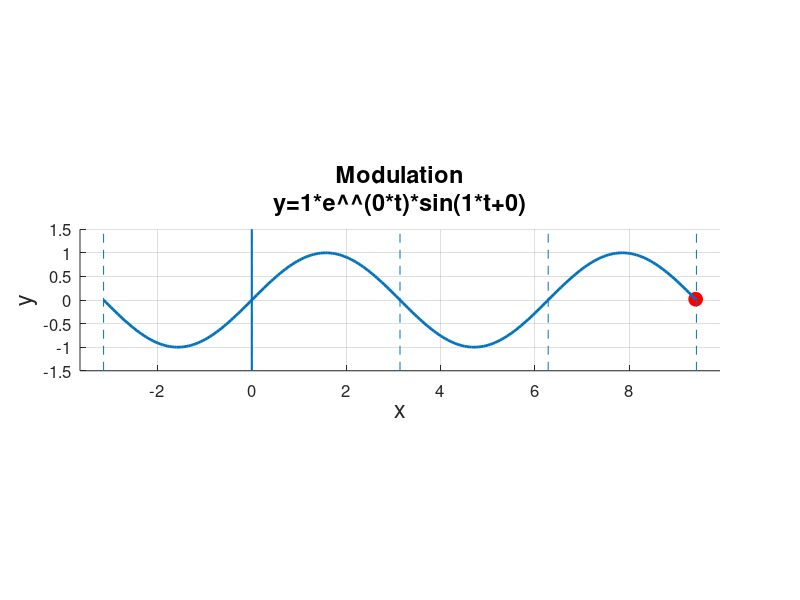

The MATLAB script that drew this image:
%-------dialog box asking user for input-----------
input = inputdlg ({"Amplitude", "Frequency", "Phase","Dampening Coefficient (best if <0.5)"},...
"Non-Harmonic Oscillation",[1,25;1,25;1,25;1,25],{"1", "1", "0","0"});   %getting user imput
A=str2double(input{1});                                     %amplitude converted from user input
w=str2double(input{2});                                     %frequency converted from user input
fi=str2double(input{3});                                    %phase converted from user input
d=str2double(input{4});                                     %coefficient converted from user input

%-----------preparing window----------------------------
figure('units','norm','position',[.1 .1 .8 .7],'color',[.9 .9 .9],...
       'name', "Harmonic Oscillation");                               %Creating Window
a = axes('position',[.1 .1 .8 .8],'color',[1 1 1],'fontsize',[12]);             %Creating Axis
dtxt = [ num2str(d) ];
txt = [ "Modulation\ny=" num2str(A) "*e^^(" dtxt "*t)*sin("...
         num2str(w) "*t+" num2str(fi) ")"];  %preparing title string
a : title (txt,'fontsize',[17]);                                                %titleing diagram
a : ylabel ("y",'fontsize',[17]);                                               %labeling y axis
a : xlabel ("x",'fontsize',[17]);                                               %labeling x axis
grid on;                                                                        %turing on the grid in coordinate system
drawnow;                                                                        %drawing the system

%---------------changeable variables---------------------
i=.05;                                %interval of loop
nplus=1.5;                            %number of oscillations in positive x direction
nneg=.5;                              %number of oscillations in negative x direction

%----------calculating limits of coodinate system--------
lxp=nplus*2*pi;                       %x-limit positive
lxn=-nneg*2*pi;                       %x-limit negative
lyp=A*e^(-d*lxn)+.5;                  %y-limit positive
lyn=-A*e^(-d*lxn)-.5;                 %y-limit negative
axis('equal',[lxn-.5 lxp+.5 lyn lyp]) %preparing coordinate system limits
drawnow;                              %drawing the prepared system

%---------------initializing variables-------------------
t=0;                                  %time (==x)
y=0;                                  %y, the elongation                         
t1=lxn;                               %additional t variable
y1=0;                                 %additional y variable                
n=0;                                  %initializing n

%-------------creating ball for function-----------------
h_Ball=line(lxn,0,'marker','o','markersize',[10],'color',...
            [1 0 0],'markerfacecolor',[1 0 0]);   %creating the ball
drawnow;       %drawing the ball initially

%--------drawing lines indicating segments of legnth pi--------
for limit=lxn:pi:lxp;
  
  line([limit limit],[lyn lyp],'linewidth', [.7],'linestyle','--');
  
endfor;

line([0 0],[lyn lyp],'linewidth', [1.5]); %drawing a line indicating x=0

%-----------------function--------------------------------
y1=A*e^(-d*lxn)*sin(w*lxn+fi);            %creating first point used to draw trail user
yf1=sin(lxn);                             %creating first point used to draw trail standard
for t=lxn:i:lxp+.02                       %loop to draw the function
    
    yf=sin(t);                  % standard function
    y=A*e^(-d*t)*sin(w*t+fi);   %user function
    set(h_Ball,'xdata',t,'ydata',y); %drawing ball at point specified by user function
    line([t1 t],[y1 y],'linewidth',[2],'linestyle','--') %drawing trail of the ball (user func)
    line([t1 t],[yf1 yf],'linewidth',[.5]) %drawing trail of the standard func
    drawnow;                    %drawing trail of functions
    t1=t;                       %saving old variables for next turn to draw trail
    y1=y;                       %saving old variables for next turn to draw trail
    yf1=yf;                     %saving old variables for next turn to draw trail
endfor